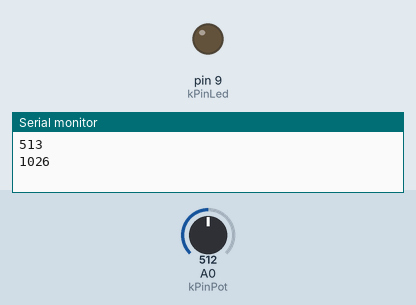
Simulated run of this sketch. Board: Arduino Uno, built with avr-gcc and run on an emulated ATmega328P. Shown: output pins drawn as LEDs (lit = HIGH), the last lines printed to the serial monitor. Inputs (shaded band) come from the test bench; at power-on: A0 (kPinPot) = 512.

Above: at 1.2 s.
1.3 s: A0 (kPinPot) set to 0
At 1.84 s:
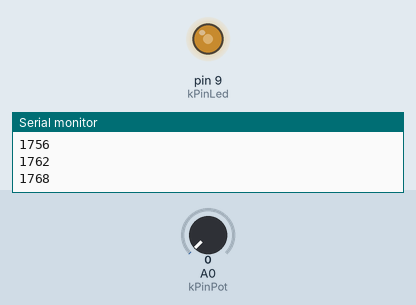
4.3 s: A0 (kPinPot) set to 11
7.3 s: A0 (kPinPot) set to 14
At 13.1 s:
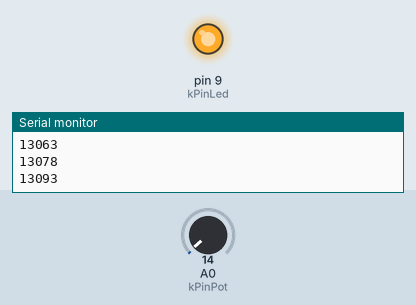
Timing chart, 0 to 16.3 s (numbered marks = the images above; inputs shaded):
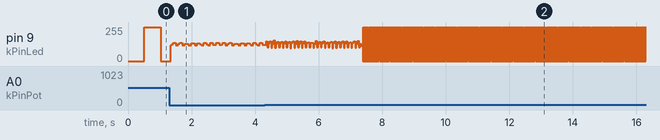

The sketch:

PinPot_Led.ino
```cpp
const int kPinPot = A0;
const int kPinLed = 9;

void setup() {
  pinMode(kPinLed, OUTPUT);
  Serial.begin(9600);
}
long lastTime = 0;
int ledValue = LOW;

void loop() {
  int sensorValue;

  sensorValue = analogRead(kPinPot);
  if(millis() > lastTime + sensorValue){
    if (ledValue == LOW){
      ledValue = HIGH;
    }
    else{
      ledValue = LOW;
    }
    lastTime = millis();
    digitalWrite(kPinLed, ledValue);
    Serial.println(lastTime);
  }

}
```

Measured:
- the behaviour switches between 12 and 13 on A0 (kPinPot) (found by bisection; images 1 and 2)
